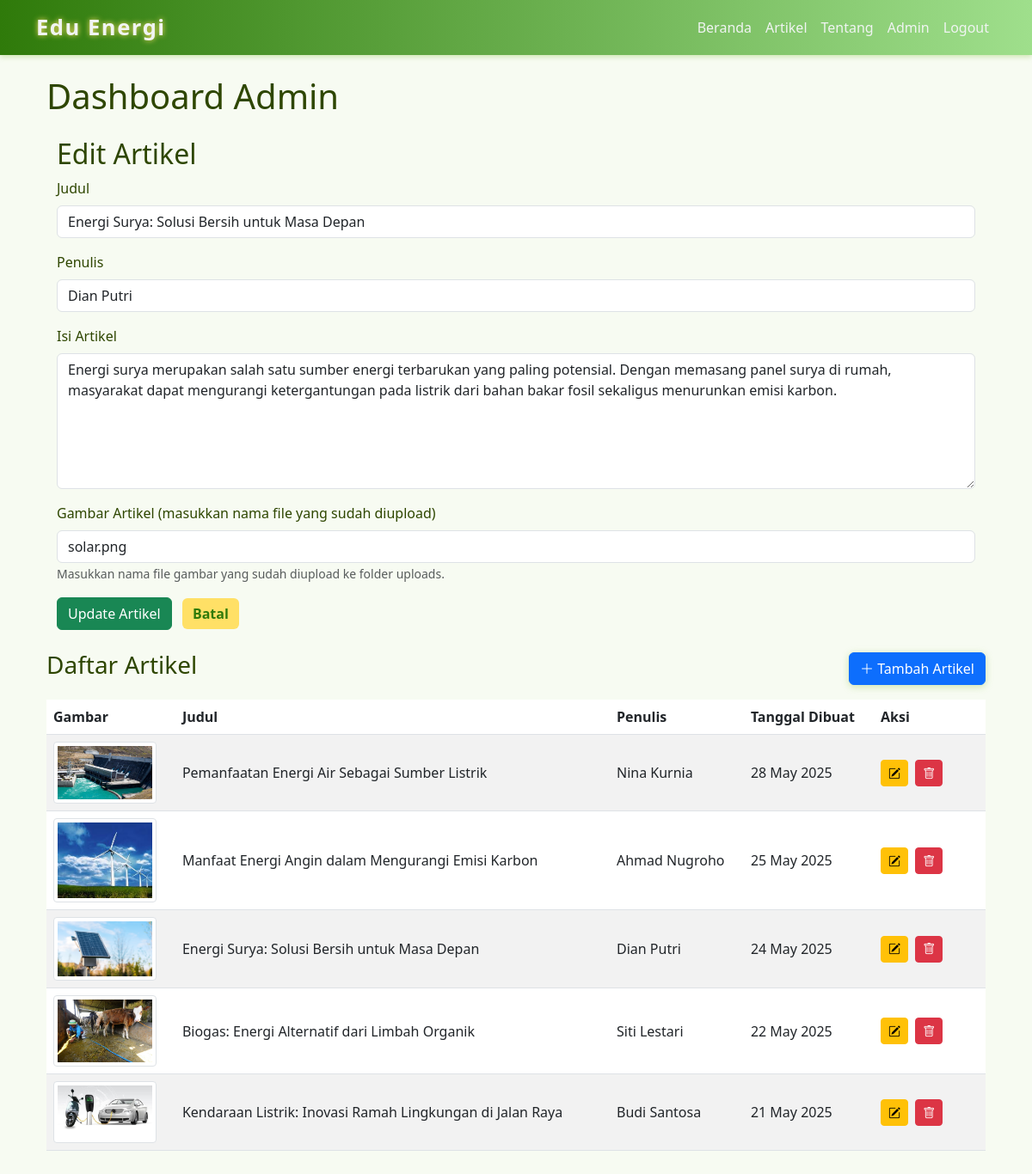
/admin/dashboard.php?edit=1 (signed in), run on the app's committed database.
### tables this page shows
CREATE TABLE `articles` (
  `id` int(11) NOT NULL,
  `title` varchar(255) NOT NULL,
  `author` varchar(100) NOT NULL,
  `content` text NOT NULL,
  `image` varchar(255) DEFAULT NULL,
  `created_at` datetime NOT NULL DEFAULT current_timestamp()
);

### inc/functions.php (called while the page is built, shortened)
<?php
function get_articles($conn) {
    $sql = "SELECT id, title, author, content, image, created_at FROM articles ORDER BY created_at DESC";
    $result = $conn->query($sql);
    $articles = [];
    if ($result) {
        while($row = $result->fetch_assoc()) {
            $articles[] = $row;
        }
    }
    return $articles;
}
function get_article_by_id($conn, $id) {
    $stmt = $conn->prepare("SELECT * FROM articles WHERE id = ?");
    $stmt->bind_param("i", $id);
    $stmt->execute();
    $article = $stmt->get_result()->fetch_assoc();
    return $article;
}
?>

### admin/dashboard.php (the view, shortened to what this page needs)
<?php
include '../inc/config.php';
require_once '../inc/functions.php';
$edit_article = null;
if (isset($_GET['edit']) && is_numeric($_GET['edit'])) {
    $edit_article = get_article_by_id($conn, intval($_GET['edit']));
}
$articles = get_articles($conn);
include '../inc/header.php';
?>
<!DOCTYPE html>
<html lang="id">
<head>
<link href="https://cdn.jsdelivr.net/npm/bootstrap@5.3.0/dist/css/bootstrap.min.css" rel="stylesheet" />
<link href="https://cdn.jsdelivr.net/npm/bootstrap-icons@1.10.5/font/bootstrap-icons.css" rel="stylesheet" />
</head>
<body>
<div class="container">
    <h1 class="mb-4">Dashboard Admin</h1>
<?php if (isset($_GET['edit'])): ?>
<div class="container mt-4">
    <h2><?php echo $edit_article ? 'Edit Artikel' : 'Tambah Artikel'; ?></h2>
    <form method="post" action="dashboard.php">
        <div class="mb-3">
            <label for="title" class="form-label">Judul</label>
            <input type="text" name="title" id="title" class="form-control" required value="<?php echo $edit_article ? htmlspecialchars($edit_article['title']) : ''; ?>" />
        </div>
        <div class="mb-3">
            <label for="author" class="form-label">Penulis</label>
            <input type="text" name="author" id="author" class="form-control" required value="<?php echo $edit_article ? htmlspecialchars($edit_article['author']) : ''; ?>" />
        </div>
        <div class="mb-3">
            <label for="content" class="form-label">Isi Artikel</label>
            <textarea name="content" id="content" rows="6" class="form-control" required><?php echo $edit_article ? htmlspecialchars($edit_article['content']) : ''; ?></textarea>
        </div>
        <div class="mb-3">
            <label for="image" class="form-label">Gambar Artikel (masukkan nama file yang sudah diupload)</label>
            <input type="text" name="image" id="image" class="form-control" value="<?php echo $edit_article ? htmlspecialchars($edit_article['image']) : ''; ?>" />
            <small class="form-text text-muted">Masukkan nama file gambar yang sudah diupload ke folder uploads.</small>
        </div>
        <?php if ($edit_article): ?>
            <button type="submit" name="update_article" class="btn btn-success me-2">Update Artikel</button>
        <?php else: ?>
            <button type="submit" name="create_article" class="btn btn-success me-2">Tambah Artikel</button>
        <?php endif; ?>
        <a href="dashboard.php" class="btn btn-secondary">Batal</a>
    </form>
</div>
<?php endif; ?>
    <br>
    <div class="d-flex justify-content-between align-items-center mb-3">
        <h3>Daftar Artikel</h3>
        <a href="?edit=new" class="btn btn-primary">
            <i class="bi bi-plus-lg btn-success"></i> Tambah Artikel
        </a>
    </div>
    <?php if (empty($articles)): ?>
    <p>Belum ada artikel yang tersedia.</p>
    <?php else: ?>
    <div class="table-responsive">
    <table class="table table-striped align-middle">
        <thead>
            <tr>
                <th>Gambar</th>
                <th>Judul</th>
                <th>Penulis</th>
                <th>Tanggal Dibuat</th>
                <th style="width: 130px;">Aksi</th>
            </tr>
        </thead>
        <tbody>
            <?php foreach($articles as $art): ?>
            <tr>
                <td>
                    <?php if ($art['image']): ?>
                        <img src="../uploads/<?php echo htmlspecialchars($art['image']); ?>" alt="Gambar Artikel" class="img-thumbnail" />
                    <?php else: ?>
                        <span class="text-muted fst-italic">Tidak ada</span>
                    <?php endif; ?>
                </td>
                <td><?php echo htmlspecialchars($art['title']); ?></td>
                <td><?php echo htmlspecialchars($art['author']); ?></td>
                <td><?php echo date('d M Y', strtotime($art['created_at'])); ?></td>
                <td>
                    <a href="?edit=<?php echo intval($art['id']); ?>" class="btn btn-sm btn-warning me-1" title="Edit">
                        <i class="bi bi-pencil-square"></i>
                    </a>
                    <form method="post" action="" class="d-inline" onsubmit="return confirm('Yakin ingin menghapus artikel ini?');">
                        <button type="submit" name="delete_article" value="<?php echo intval($art['id']); ?>" class="btn btn-sm btn-danger" title="Hapus">
                            <i class="bi bi-trash"></i>
                        </button>
                    </form>
                </td>
            </tr>
            <?php endforeach; ?>
        </tbody>
    </table>
    </div>
    <?php endif; ?>
</div>
</body>
</html>

### inc/header.php (style rules this page uses)
:root { --green-primary: #2f7a0a; --green-light: #9fdf8c; --yellow-primary: #ffe066; --yellow-dark: #ffb703; --text-dark: #2e4600; --bg-light: #f7fbf2; --shadow-color: rgba(139, 195, 74, 0.4); }
body { font-family: 'Poppins', sans-serif; background: var(--bg-light); color: var(--text-dark); scroll-behavior: smooth; }
.btn-primary { background: var(--green-primary); border-color: var(--green-primary); font-weight: 600; box-shadow: 0 2px 8px var(--shadow-color); transition: background 0.3s ease; }
a.btn-secondary { background: var(--yellow-primary); border: none; color: var(--green-primary); font-weight: 600; transition: background 0.3s ease; }

### admin/dashboard.php (style rules this page uses)
body { background-color: #f7fbf2; color: #2e4600; }
.table thead { background-color: #9fdf8c; color: #2f7a0a; }
.img-thumbnail { max-width: 120px; height: auto; object-fit: cover; border-radius: 4px; }

### data on the page
articles: title "Energi Surya: Solusi Bersih untuk Masa Depan", author "Dian Putri", content "Energi surya merupakan salah satu sumber energi terbarukan yang paling potensial. Dengan memasang panel surya di rumah, masyarakat dapat mengurangi ketergantungan pada listrik dari bahan bakar fosil sekaligus menurunkan emisi karbon.", image "solar.png", image (picture), created_at "24 May 2025", $art['id'] 1 (drawn)
articles: image (picture), title "Pemanfaatan Energi Air Sebagai Sumber Listrik", author "Nina Kurnia", created_at "28 May 2025", $art['id'] 5 (drawn)
articles: image (picture), title "Manfaat Energi Angin dalam Mengurangi Emisi Karbon", author "Ahmad Nugroho", created_at "25 May 2025", $art['id'] 2 (drawn)
articles: image (picture), title "Biogas: Energi Alternatif dari Limbah Organik", author "Siti Lestari", created_at "22 May 2025", $art['id'] 3 (drawn)
articles: image (picture), title "Kendaraan Listrik: Inovasi Ramah Lingkungan di Jalan Raya", author "Budi Santosa", created_at "21 May 2025", $art['id'] 4 (drawn)
